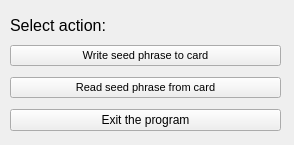
<?xml version="1.0" encoding="UTF-8"?>
<ui version="4.0">
 <class>Form</class>
 <widget class="QWidget" name="Form">
  <property name="geometry">
   <rect>
    <x>0</x>
    <y>0</y>
    <width>294</width>
    <height>145</height>
   </rect>
  </property>
  <property name="sizePolicy">
   <sizepolicy hsizetype="Fixed" vsizetype="Fixed">
    <horstretch>0</horstretch>
    <verstretch>0</verstretch>
   </sizepolicy>
  </property>
  <property name="minimumSize">
   <size>
    <width>0</width>
    <height>0</height>
   </size>
  </property>
  <property name="maximumSize">
   <size>
    <width>520</width>
    <height>225</height>
   </size>
  </property>
  <property name="windowTitle">
   <string>SPMC</string>
  </property>
  <widget class="QWidget" name="verticalLayoutWidget">
   <property name="geometry">
    <rect>
     <x>10</x>
     <y>40</y>
     <width>271</width>
     <height>98</height>
    </rect>
   </property>
   <layout class="QVBoxLayout" name="verticalLayout">
    <item>
     <widget class="QPushButton" name="writeButton">
      <property name="font">
       <font>
        <family>MS Shell Dlg 2</family>
        <pointsize>8</pointsize>
       </font>
      </property>
      <property name="text">
       <string>Write seed phrase to card</string>
      </property>
     </widget>
    </item>
    <item>
     <widget class="QPushButton" name="readButton">
      <property name="font">
       <font>
        <family>MS Shell Dlg 2</family>
        <pointsize>8</pointsize>
       </font>
      </property>
      <property name="text">
       <string>Read seed phrase from card</string>
      </property>
     </widget>
    </item>
    <item>
     <widget class="QPushButton" name="exitButton">
      <property name="text">
       <string>Exit the program</string>
      </property>
     </widget>
    </item>
   </layout>
  </widget>
  <widget class="QLabel" name="label">
   <property name="geometry">
    <rect>
     <x>10</x>
     <y>0</y>
     <width>161</width>
     <height>51</height>
    </rect>
   </property>
   <property name="font">
    <font>
     <family>MS Shell Dlg 2</family>
     <pointsize>12</pointsize>
    </font>
   </property>
   <property name="text">
    <string>Select action:</string>
   </property>
  </widget>
 </widget>
 <resources/>
 <connections>
  <connection>
   <sender>writeButton</sender>
   <signal>pressed()</signal>
   <receiver>Form</receiver>
   <slot>writeButtonPressed()</slot>
   <hints>
    <hint type="sourcelabel">
     <x>309</x>
     <y>86</y>
    </hint>
    <hint type="destinationlabel">
     <x>479</x>
     <y>27</y>
    </hint>
   </hints>
  </connection>
  <connection>
   <sender>readButton</sender>
   <signal>pressed()</signal>
   <receiver>Form</receiver>
   <slot>readButtonPressed()</slot>
   <hints>
    <hint type="sourcelabel">
     <x>262</x>
     <y>132</y>
    </hint>
    <hint type="destinationlabel">
     <x>261</x>
     <y>198</y>
    </hint>
   </hints>
  </connection>
  <connection>
   <sender>exitButton</sender>
   <signal>pressed()</signal>
   <receiver>Form</receiver>
   <slot>exitButtonPressed()</slot>
   <hints>
    <hint type="sourcelabel">
     <x>292</x>
     <y>153</y>
    </hint>
    <hint type="destinationlabel">
     <x>336</x>
     <y>150</y>
    </hint>
   </hints>
  </connection>
 </connections>
 <designerdata>
  <property name="gridDeltaX">
   <number>10</number>
  </property>
  <property name="gridDeltaY">
   <number>10</number>
  </property>
  <property name="gridSnapX">
   <bool>true</bool>
  </property>
  <property name="gridSnapY">
   <bool>true</bool>
  </property>
  <property name="gridVisible">
   <bool>true</bool>
  </property>
 </designerdata>
 <slots>
  <slot>writeButtonPressed()</slot>
  <slot>readButtonPressed()</slot>
  <slot>exitButtonPressed()</slot>
 </slots>
</ui>
